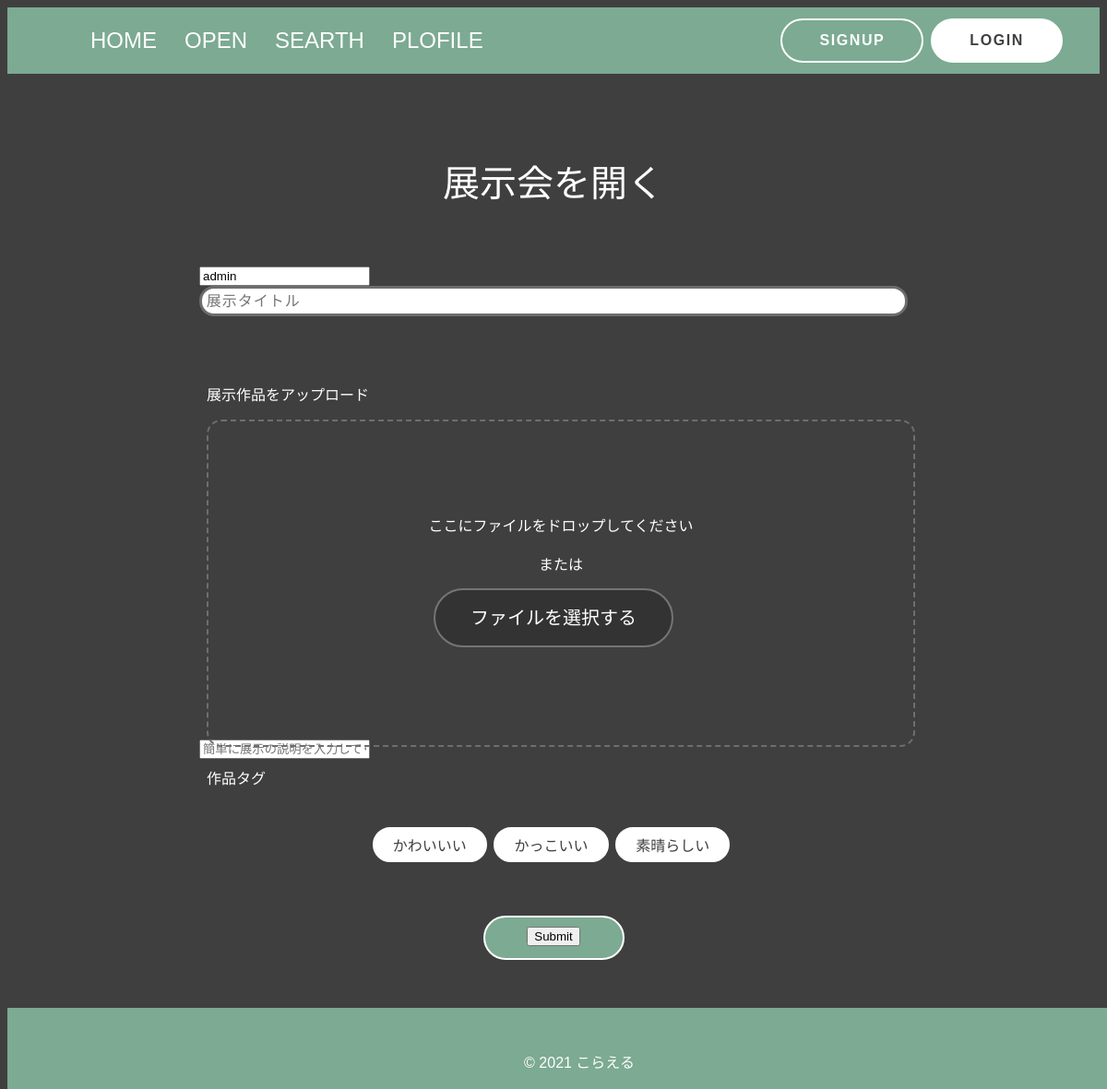
Page /post/open (signed in) on the earlier database version.
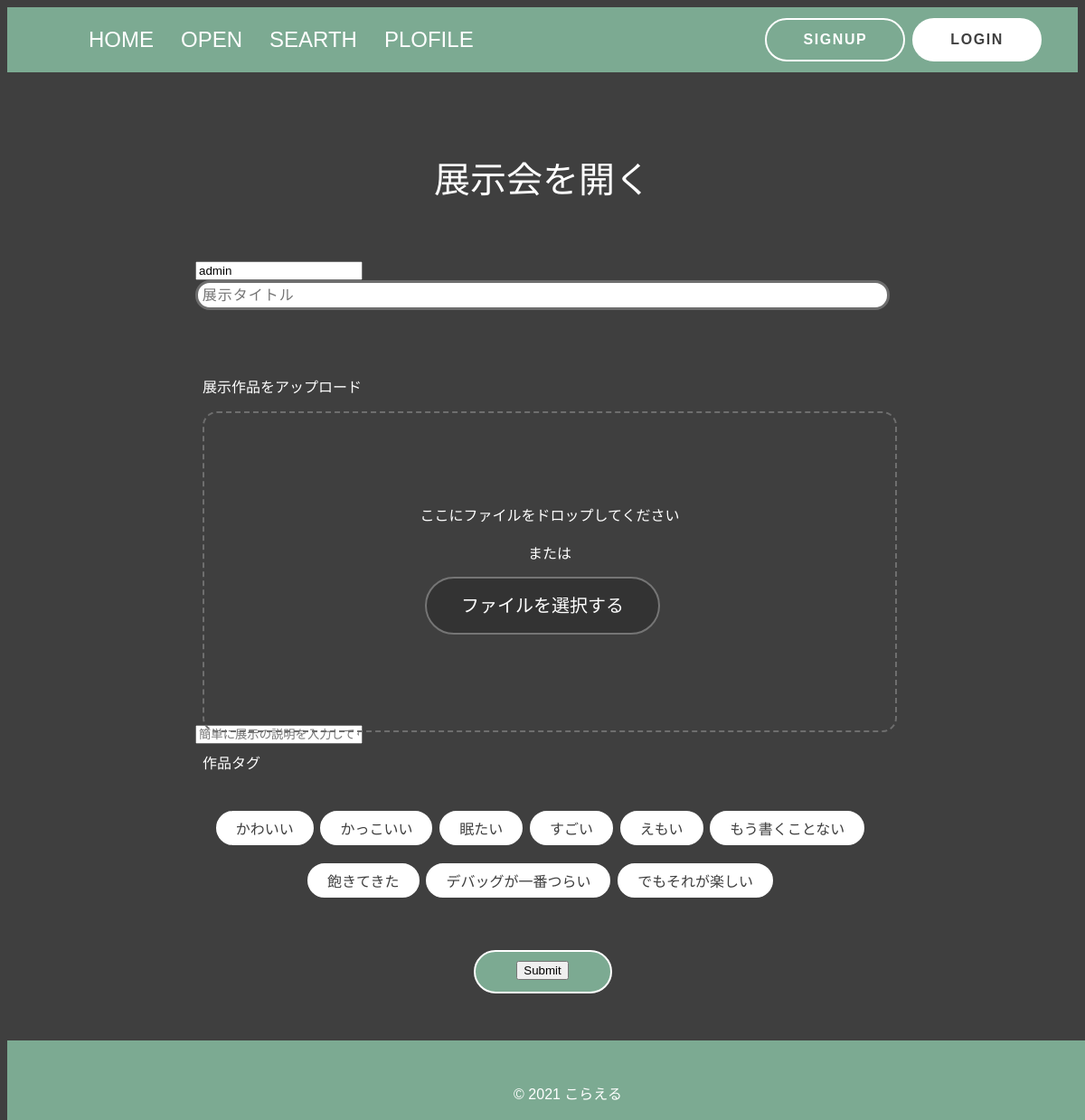
Same page on the later database version.
### account/models.py (models this page shows)
class CustomUser(AbstractUser):
    class Meta(AbstractUser.Meta):
        db_table    = 'custom_users'
    introduction = models.CharField(verbose_name='自己紹介',max_length=200,blank=True,null=True,default="よろしくお願いします")
    link = models.URLField(verbose_name='リンク',max_length=200,blank=True,null=True)
    icon = models.ImageField(verbose_name='アイコン画像',upload_to='icons',blank=True,null=False,default = 'icons\8074e2c65a3ab65d0ce7b482795b7ac0.jpg')
    birthday = models.DateTimeField(verbose_name='生年月日',blank=True,null=True)

### post/models.py (models this page shows, shortened)
class Tag(models.Model):
    name = models.CharField('タグ', max_length=50)
    id = models.UUIDField(verbose_name='タグID',primary_key=True, default=uuid.uuid4, editable=False)

### post/views.py (the view)
# urls.py: path('open',views.open,name = 'open'),
@login_required
def open(request):
    if request.method == "POST":
        form = PostCreateForm(request.POST)
        if form.is_valid():
            post_id = form.save()
            portfolio_images = request.FILES.getlist('image', False)
            for image in portfolio_images:
                image_instance = Image(
                    image = image,
                    post = post_id
                )
                image_instance.save()
            return redirect('post:post_list')
    else:#GETの時
        tags = Tag.objects.all()
        posts = Post.objects.all()
        images = Image.objects.all()
        context = {
            'user':request.user,
            "tags":tags,
            "posts":posts,
            "images":images,
        }
    return render(request, 'post/open.html', context)

### templates/post/open.html (shortened to what this page needs)
{% load static %}
{% block link %}
<link rel="stylesheet" href="https://unpkg.com/ress/dist/ress.min.css" />
<link rel="stylesheet" type="text/css" href="{% static 'css/grobal.css' %}" />
<link rel="stylesheet" type="text/css" href="{% static 'css/open.css' %}" />
{% endblock %}
<!DOCTYPE html>
<html lang="ja">
  <head>
    <link
      href="https://use.fontawesome.com/releases/v5.6.1/css/all.css"
      rel="stylesheet"
    />
  </head>
  <body>
    <header>
      <nav class="pc-nav">
        <ul class="pc-nav-menu">
          <li class="home"><a href="../home">HOME</a></li>
          <li><a href="">OPEN</a></li>
          <li><a href="ranking">SEARTH</a></li>
          <li><a href="../account/profile">PLOFILE</a></li>
        </ul>
      </nav>
      <a href="../account/signup" class="btn btn-signup">SIGNUP</a>
      <a href="../account/login" class="btn btn-login">LOGIN</a>
    </header>
    <div class="container">
    <h1 class="open-title">展示会を開く</h1>
    <form enctype="multipart/form-data" action="{% url 'post:open' %}" method="POST">
    <input readonly type="text" name="author" value={{ user.username }} >
    <div class="title">
    <label class="ef">
      <input type="text" name="title" placeholder="展示タイトル" required>
    </label>
    </div>
    <p>展示作品をアップロード</p>
    <div id="upFileWrap">
    <div id="inputFile">
        <p id="dropArea">ここにファイルをドロップしてください<br><br>または</p>
        <br>
        <div id="inputFileWrap">
            <div id="btnInputFile"><span>ファイルを選択する</span></div>
        </div>
    </div>
    <div class="explanation">
    <label class="el">
      <input type="text" name="content" rows="2" cols="10" wrap="hard" maxlength="200" placeholder="簡単に展示の説明を入力してください" required></input>
    </label>
    </div>
    <p class="workstag">作品タグ</p>
    <div class="tag-space">
      {% for tag in tags %}
        <label class="tag"><input type="checkbox" value= {{tag.id}} name="tag"><span>{{ tag.name }}</span></label>
      {% endfor %}
    </div>
    <a class="btn btn-submit"><input type="submit"></a>
  </div>
</form>
</div>
      <footer>
        <ul class="footer-menu">
          <p class="footer-text">© 2021 こらえる</p>
        </ul>
      </footer>
  </body>
</html>

### static/css/grobal.css (style rules this page uses)
body { font-family: "Noto Sans JP", sans-serif, 游ゴシック体, YuGothic, 游ゴシック, "Yu Gothic", "Hiragino Kaku Gothic ProN", "Hiragino Sans", メイリオ, sans-serif; background-color: #3f3f3f; color: #ffffff; }
body, #wrapper { display: flex; flex-direction: column; min-height: 100vh; }
header { margin: 0 auto; display: flex; justify-content: space-between; height: 72px; width: 100%; align-items: center; background-color: #7caa92; font-size: 24px; }
li.home { margin-left: 40px; }
.pc-nav { margin-right: auto; }
nav ul { display: flex; justify-content: flex-start; align-items: center; flex-wrap: wrap; }
nav ul li { margin-right: 1rem; list-style: none; }
nav ul li a { display: block; padding: 10px; color: #fff; text-decoration: none; font-weight: 500; }
.pc-nav .pc-nav-menu a { position: relative; }
.pc-nav .pc-nav-menu a::after { position: absolute; left: 0; bottom: -8px; display: block; content: ""; width: 0%; height: 3px; background: #fff; transition: all 0.2s cubic-bezier(0.455, 0.03, 0.515, 0.955); }
footer { width: 100%; height: 88px; background-color: #7caa92; color: #ffffff; padding-right: 120px; font-size: 16px; padding: 30px 0; position: absolute; bottom: 0; margin-top: auto; position: fixed; }
p.footer-text { text-align: center; font-size: 16px; margin: 0 auto; }
*, *:before, *:after { -webkit-box-sizing: inherit; box-sizing: inherit; }
html { -webkit-box-sizing: border-box; box-sizing: border-box; font-size: 62.5%; }
.btn, a.btn, button.btn { font-size: 1.6rem; font-weight: 700; line-height: 1.5; position: relative; display: inline-block; padding: 1rem 4rem; cursor: pointer; -webkit-user-select: none; -moz-user-select: none; -ms-user-select: none; user-select: none; -webkit-transition: all 0.3s; transition: all 0.3s; text-align: center; vertical-align: middle; text-decoration: none; letter-spacing: 0.1em; color: #212529; border-radius: 0.5rem; }
a.btn-signup { border: 2px solid #ffffff; border-radius: 70px; background: #7caa92; color: #ffffff; }
a.btn-login { border: 2px solid #ffffff; border-radius: 70px; background: #fff; margin-right: 40px; margin-left: 8px; color: #3f3f3f; }

### static/css/open.css (style rules this page uses)
* { box-sizing: border-box; }
.container { width: 100%; width: 768px; margin: 0 auto; padding: 60px 0; }
.open-title { font-size: 40px; font-weight: 500; margin-bottom: 64px; text-align: center; }
.title { position: relative; width: 100%; }
.title input[type="text"] { font-size: 16px; box-sizing: border-box; margin-bottom: 64px; width: 768px; padding: 0.3em; transition: 0.3s; letter-spacing: 1px; color: #7caa92; border: 3px solid #6d6d6d; border-radius: 16px; }
#inputFile { position: relative; padding: 180px 0 100px; text-align: center; }
#dropArea { position: absolute; top: 0; left: 0; width: 100%; height: 100%; padding: 100px 0 0; border: 2px dashed #6e6e6e; border-radius: 16px; background: rgba(22, 165, 191, 0); transition: all 0.25s cubic-bezier(0.21, 0.51, 0.51, 1); }
#inputFileWrap { position: relative; display: inline-block; }
#btnInputFile, #btnChangeFile { display: table; }
#btnInputFile span, #btnChangeFile span { position: relative; z-index: 2; display: table-cell; width: 260px; height: 64px; border: 2px solid #757575; border-radius: 70px; background: #333; text-decoration: none; color: #fff; line-height: 1; font-weight: 500; font-size: 20px; vertical-align: middle; }
.tag-space { text-align: center; margin-bottom: 48px; }
p.workstag { margin-bottom: 32px; font-size: 16px; }
label.tag { margin-right: 5px; }
label.tag span { color: #3f3f3f; background-color: #ffffff; font-size: 16px; border: 2px solid #ffffff; border-radius: 20px; padding: 5px 20px; display: inline-block; margin: 10px 0; }
p { font-size: 16px; margin: 8px; }
a.btn-submit { width: 153px; height: 48px; border: 2px solid #ffffff; border-radius: 70px; background: #7caa92; color: #ffffff; display:block; margin: 0 auto; margin-bottom: 72px; }

Differences in the rows shown:
removed Tag: name "かわいいい"
removed Tag: name "素晴らしい"
added Tag: name "かわいい"
added Tag: name "眠たい"
added Tag: name "すごい"
added Tag: name "えもい"
added Tag: name "もう書くことない"
added Tag: name "飽きてきた"
added Tag: name "デバッグが一番つらい"
added Tag: name "でもそれが楽しい"
